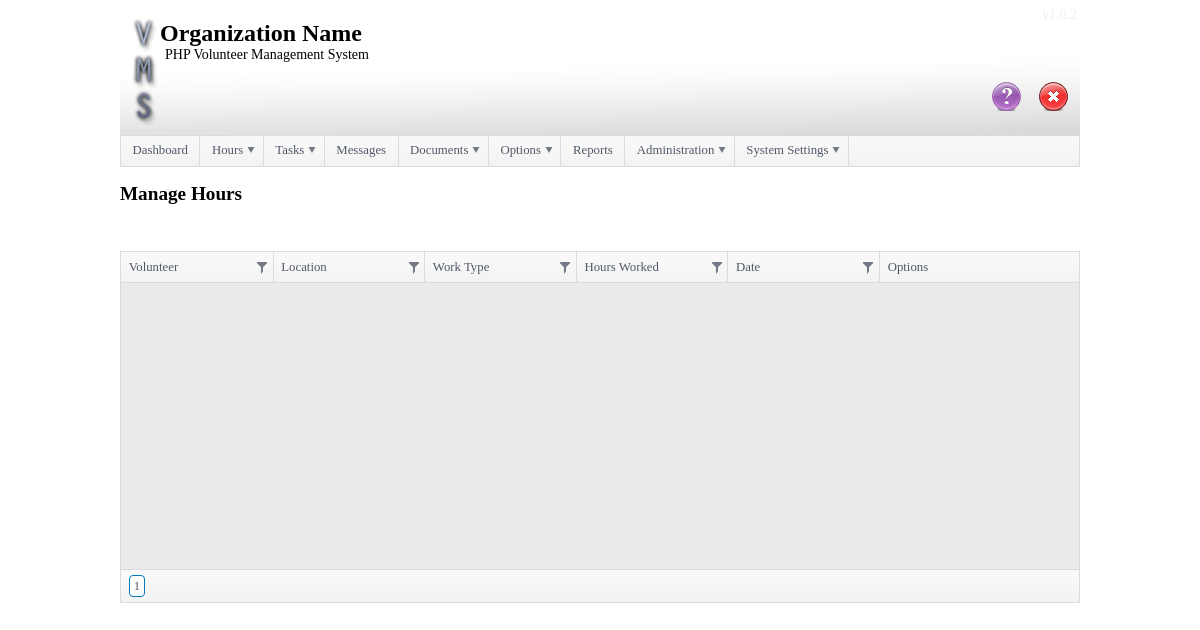
Screenshot of /?p=manage_reported_hours (signed in) with the database file from the repository.
### tables this page shows
CREATE TABLE IF NOT EXISTS `application_settings` (
  `application_setting_name` varchar(255) NOT NULL,
  `application_setting` text NOT NULL,
  PRIMARY KEY (`application_setting_name`)
);

CREATE TABLE IF NOT EXISTS `mods` (
  `mod_name` varchar(255) NOT NULL,
  `mod_path` text NOT NULL,
  `mod_display_name` varchar(255) NOT NULL,
  `mod_parent_name` varchar(255) NOT NULL,
  `mod_acl_control_id` int(11) NOT NULL COMMENT 'lowest acl_control_id that can vire this mod...',
  `mod_weight` int(11) NOT NULL,
  `mod_type` int(11) NOT NULL COMMENT '1 = Main Menu Item 2 = Not Main Menu Item',
  `mod_can_en_dis` int(11) NOT NULL COMMENT '1 = Yes 2 = No',
  `mod_active_inactive` int(11) NOT NULL COMMENT '1 = Active 2 = Inactive',
  PRIMARY KEY (`mod_name`)
);

### config/get_application_settings.php (called while the page is built, shortened)
<?php
	$sql = "SELECT application_setting FROM application_settings WHERE application_setting_name = 'organization_name'";
	$result = mysql_fetch_assoc(mysql_query($sql));
	$organization_name = $result['application_setting'];
	$sql = "SELECT application_setting FROM application_settings WHERE application_setting_name = 'title'";
	$result = mysql_fetch_assoc(mysql_query($sql));
	$title = $result['application_setting'];
?>

### mods/menu/menu.php (the view, shortened to what this page needs)
<div id="content">
	<div id="header">
<h1><?php echo $organization_name; ?></h1>
		<p><?php echo $title; ?><span id="application_version"><a href="http://geekismybloodtype.com/projects/volunteer-management/" id="a_version">v<?php echo $version; ?></span></a></p>
		<div id="user_options"><?php if($_GET['p'] != 'login') { if(isset($_SESSION['volunteer_id'])) {?><a href="?p=documentation" id="documentation"><img src="img/icons/32x32/help.png" border="0"/></a><a href="?p=logoff"><img src="img/icons/32x32/cancel.png" border="0"/></a><?php } } ?></div>
	</div>
	<?php if($_GET['p'] != 'login') { ?>
	<?php if(isset($_SESSION['volunteer_id'])) { ?>
		<div id="main_menu">
			<ul id="menu">
				<?php
				$sql = "SELECT * FROM mods WHERE mod_type = '1' AND mod_acl_control_id <= '$_SESSION[volunteer_acl_id]' AND mod_active_inactive = '1' ORDER BY mod_weight";
				$result = mysql_query($sql);
				$num = mysql_num_rows($result);
				$i = 0;
				while ($i < $num) {
					$mod_display_name = mysql_result($result, $i, "mod_display_name");
					$mod_name = mysql_result($result, $i, "mod_name");
					$mod_parent_name = mysql_result($result, $i, "mod_parent_name");
					if($mod_parent_name == 'none') {
						$get_child_count = "SELECT * FROM mods WHERE mod_parent_name = '$mod_name' AND mod_type = '2' ORDER BY mod_weight";
						$get_child_count_result = mysql_query($get_child_count);
						$get_child_count_num = mysql_num_rows($get_child_count_result);
						if($get_child_count_num >= 1) {
							echo '<li>'.$mod_display_name.'<ul>';
							echo '</ul></li>';
						} else {
							echo '<li><a href="?p='.$mod_name.'">'.$mod_display_name.'</a></li>';
						}
					};
					$i++;
				}
				?>
			</ul>
<?php
}
}
?>

### index.php (shortened to what this page needs)
<?php
include 'header.php';
if(isset($_GET['p'])) {
	$sql = "SELECT * FROM mods WHERE mod_name = '$_GET[p]' AND mod_active_inactive = '1'";
	$result = mysql_fetch_assoc(mysql_query($sql));
	$page_display_name = $result['mod_display_name'];
	$page_acl_control = $result['mod_acl_control_id'];
	$mod_type = $result['mod_type'];
	if($_SESSION['volunteer_acl_id'] >= $page_acl_control || $_GET['p'] == 'login') {
		if($mod_type != '3') {
			include 'mods/menu/menu.php';
			echo '<div id="content">';
			echo '<h2 id="page_title">'.$page_display_name.'</h2>';
		}
		if($mod_type != '3') {
			echo '</div>';
		}
	}
}
?>

### css/styles.css (style rules this page uses)
body { margin:10px 0px; padding:0px; text-align:center; background-color:#FFF; font: 80% "Tahoma"; }
#a_version { color:#EEE; text-decoration:none; }
#content { width:960px; margin:0px auto; text-align:left; padding:0px; }
#header { background-image:url('../img/logos/logo.png'); height:125px; }
#user_options { margin-top:15px; padding-right:10px; float:right; }
#documentation { padding-right:15px; }
#header h1 { font-size:24px; margin:0px; padding:0px; padding-left:40px; padding-top:10px }
#header p { font-size:14px; margin:0px; padding:0px; padding-left:45px; padding-bottom:2px; }
#application_version { float:right; margin-top:-40px; color:#FFFFFF; padding-right:3px; }

### rows the page displays
application_settings: application_setting "Organization Name"
application_settings: application_setting "PHP Volunteer Management System"
mods: mod_display_name "Dashboard"
mods: mod_display_name "Hours"
mods: mod_display_name "Tasks"
mods: mod_display_name "Messages"
mods: mod_display_name "Documents"
mods: mod_display_name "Options"
mods: mod_display_name "Reports"
mods: mod_display_name "Administration"
mods: mod_display_name "System Settings"
mods: mod_display_name "Manage Hours"
